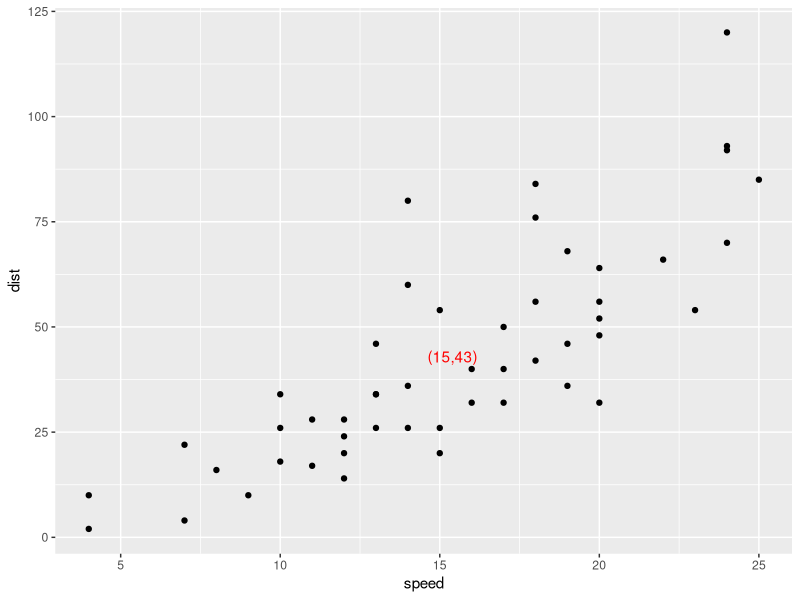

Source code (R):
## ---- chunk 1
knitr::opts_chunk$set(echo = TRUE)
options(tidyverse.quiet = TRUE)
## ---- chunk 2
library(tidyverse)

## ---- chunk 3
library(tidyverse)

compute_group_xy_means <- function(data, scales){
  
  data |>
    summarise(x = mean(x),
              y = mean(y),
              label = paste0("(", round(x),",", (round(y)), ")"))
  
}

StatXymeans <- ggproto("StatXymeans", 
                       Stat,
                       compute_group = compute_group_xy_means)

ggplot(cars) +
  aes(speed, dist) + 
  geom_point() + 
  layer(stat = StatXymeans,
        geom = GeomText,
        position = "identity",
        params = list(nudge_x = .2, color = "red") ## Warning: Ignoring unknown parameters: `nudge_x`
        )
